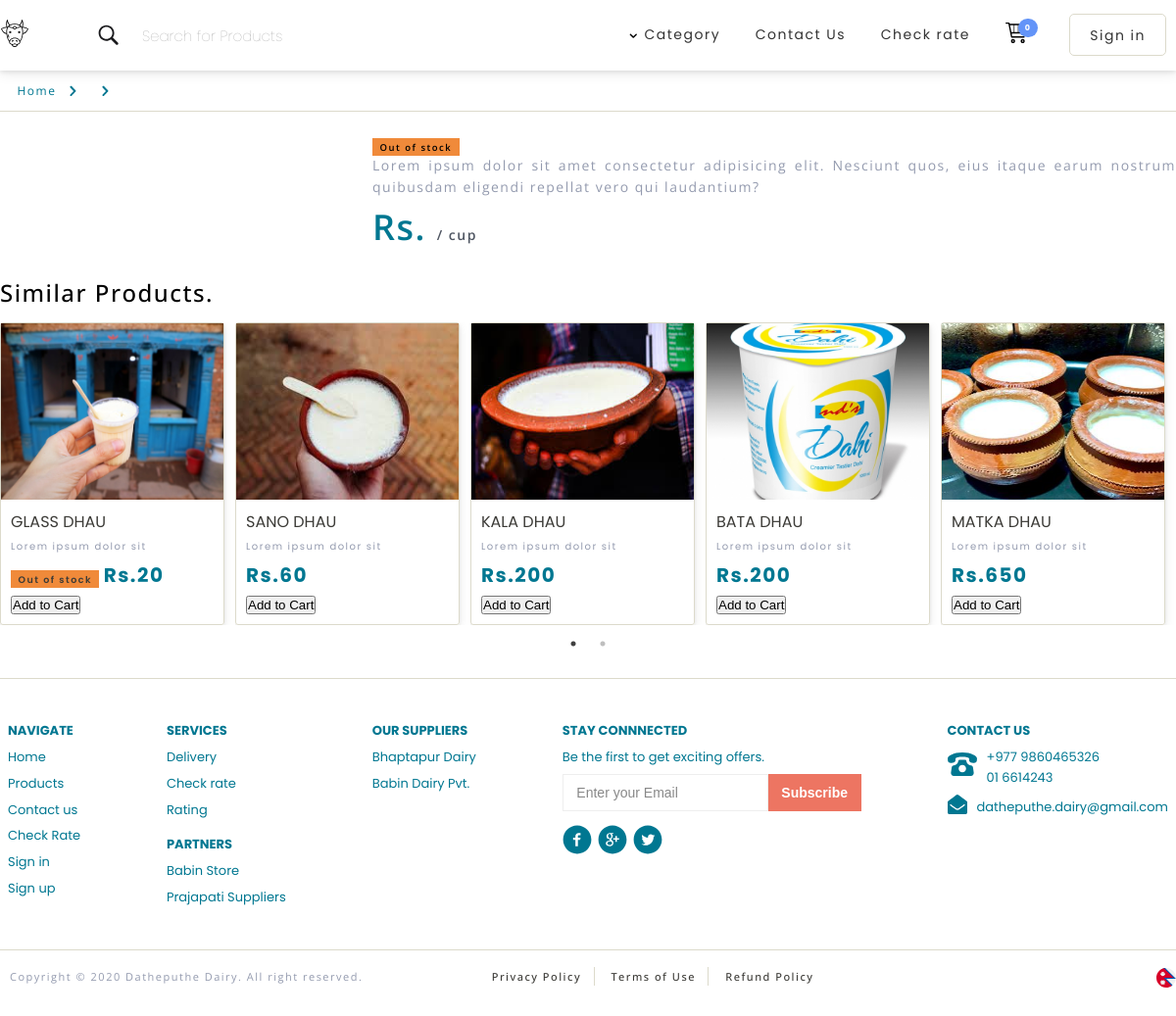
The app's page /product-detail.php with its own data.
### tables this page shows
CREATE TABLE `product` (
  `product_id` int(11) NOT NULL,
  `product_name` varchar(255) NOT NULL,
  `category` varchar(255) NOT NULL,
  `unit_price` int(11) NOT NULL,
  `size` int(11) NOT NULL DEFAULT 0,
  `description` text DEFAULT NULL,
  `rating` enum('1','2','3','4','5') DEFAULT NULL,
  `stock` int(11) NOT NULL DEFAULT 0,
  `quantity_sold` int(11) NOT NULL DEFAULT 0,
  `image_source` blob DEFAULT NULL
);

### product-detail.php (the view, shortened to what this page needs)
<?php
    include('./includes/cart.php');
?>
<!DOCTYPE html>
<html lang="en">
<head>
    <link rel="stylesheet" href="./css/main.css">
    <link rel="stylesheet" type="text/css" href="./slick/slick.css">
    <link rel="stylesheet" type="text/css" href="./slick/slick-theme.css">
</head>
<body>
    <div class="container">
        <?php include('./contents/nav.php');?>
        <?php
            $product_id = $_GET['productId'];
            $sql = "SELECT * FROM product WHERE product_id = '$product_id'";
            $result = mysqli_query($conn,$sql);
            $row = mysqli_fetch_assoc($result);
        ?>
         <div class="breadcrumb ">
                <a href="./index.php" class="breadcrumb--links">Home</a>
                <svg class="breadcrumb-icon">
                    <use xlink:href="./imgs/icons/sprite.svg#icon-chevron-right"></use>
                </svg>
                <a href="./collection.php?page=<?=$_GET['page']?>" class="breadcrumb--links"><?=ucfirst($_GET['page']);?></a>
                <svg class="breadcrumb-icon">
                    <use xlink:href="./imgs/icons/sprite.svg#icon-chevron-right"></use>
                </svg>
                <a href="#" class="breadcrumb--links"><?=ucfirst($row['product_name']);?></a>
            </div>
        <section class="section-view-product">
            <div class="view-product-container">
                <div class="col-1">
                    <div class="product-box">
                    </div>
                </div>
                <div class="col-2">
                    <h1 class="product-heading"><?=$row['product_name']?></h1>
                    <span>
                        <?php
                            if($row['stock'] <= 10 && $row['stock'] != 0){
                        ?>
                                <p class="badge-popular">Limited Stock</p>
                        <?php }
                            elseif($row['stock'] == 0){
                        ?>
                        <p class="badge-out-of-stock">Out of stock</p>
                        <?php
                            } else{
                        ?>
                        <p class="badge-green">In Stock</p>
                        <?php
                            }
                        ?>
                    </span>
                    <p class="product-description">Lorem ipsum dolor sit amet consectetur adipisicing elit. Nesciunt
                        quos, eius itaque earum nostrum quibusdam eligendi repellat vero qui laudantium?</p>
                    <p class="product-price">Rs. <?=$row['unit_price']?>
                        <span class="product-per">/ cup</span>
                    </p>
                </div>
            </div>
        </section>
        <div class="section-yogurt section-product" id="section-yogurt">
            <div class="container-1">
                <div class="headline">
                    <h1 class="heading__primary--sub headling__main">Similar Products.</h1>
                </div>
                <div class="u-margin-top-small carousel-1 carousel slick-slider slider">
                    <?php
                        $sql = "SELECT * FROM product WHERE category = 'yogurt'";
                        $result = mysqli_query($conn, $sql);
                        $product = array_column($_SESSION['cart'],'product_id');
                        if (mysqli_num_rows($result) > 0) {
                            while($row = mysqli_fetch_assoc($result)) {
                                $product_id = $row['product_id'];
                    ?>
                    <div class="slick-list">
                        <a href="./product-detail.php?action=viewProduct&productId=<?=$product_id?>">
                            <div class="slick-list-container">
                                <img class="slider-img" src="./backend/uploads/<?=$row['image_source']?>" alt="" />
                                <div class="slider-details">
                                    <span class="slider-details--name"><?=$row['product_name'];?></span>
                                    <span class="slider-details--discription">Lorem ipsum dolor sit </span>
                                    <?php
                                        if($row['stock'] == 0){
                                            ?>
                                    <span class="u-margin-top-v-small badge-out-of-stock">Out of stock</span>
                                    <?php
                                        }
                                    ?>
                                    <span class="slider-details--price">Rs.<?=$row['unit_price'];?></span>
                                    <div class="slider-icon-box">
                                        <form action="" method="POST">
                                            <?php
                                                                if(in_array($row['product_id'],$product)){
                                                            ?>
                                            <p>Added</p>
                                            <?php
                                                                } else{
                                                            ?>
                                            <button type="submit" name="add">
                                                Add to Cart
                                            </button>
                                            <?php
                                                                }
                                                            ?>
                                        </form>
                                    </div>
                                </div>
                            </div>
                        </a>
                    </div>
                    <?php
                            }
                        } else {
                            echo "0 results";
                        }
                    ?>
                </div>
            </div>
        </div>
        <?php include('./contents/footer.php');?>
    </div>
</body>
</html>

### contents/nav.php (shortened to what this page needs)
<nav class="section-nav">
           <div class="nav-wrapper">
               <div class="logo">
                   <a href="index.php">
                       <img class="nav__icon" src="./imgs/logo-cow.svg" alt="">
                   </a>
               </div>
               <div class="search">
                   <svg class="nav__icon">
                       <use xlink:href="./imgs/icons/sprite.svg#icon-search"></use>
                   </svg>
                   <input type="text" placeholder="Search for Products" class="search__input">
               </div>
               <nav class="nav">
                   <ul class="nav__list">
                       <li class="nav__list-items">
                           <div class="category">
                               <a href="" class=" nav__list nav__links">
                                   <svg class="nav__icon--down">
                                       <use xlink:href="./imgs/icons/sprite.svg#icon-chevron-down"></use>
                                   </svg>
                                   Category
                               </a>
                           </div>
                       </li>
                       <li class="nav__list-items" id="contactus" class="contactus">
                           <a href="#" class="nav__links">Contact Us</a>
                       </li>
                       <li class="nav__list-items" id="checkRate" class="checkrate">
                           <a href="#" class="nav__links">Check rate</a>
                       </li>
                       <li class="nav__list-items nav__links--cart"  id="cart">
                           <a href="#" class="nav__links nav__links--cart">
                               <svg class="nav__icon-cart">
                                   <use xlink:href="./imgs/icons/sprite.svg#icon-cart"></use>
                               </svg>
                               <?php
                                $count_cart_items =  count($_SESSION['cart']);
                           ?>
                               <span class="nav__icon-cart--data"><?=$count_cart_items?></span>
                           </a>
                       </li>
                       <?php
                           if(isset($_SESSION['user_id'])){
                               $session_id = $_SESSION['user_id'];
                               $sql = "SELECT fullname FROM customer WHERE customer_id = '$session_id'";
                               $result = mysqli_query($conn,$sql);
                               $row = mysqli_fetch_assoc($result);
                               $firstname =  explode(' ',trim($row['fullname']));
                       ?>
                       <li class="nav__list-items u-margin-left-small">
                           <div class="category">
                               <a href="" class=" nav__list nav__links">
                                   <svg class="nav__icon--down">
                                       <use xlink:href="./imgs/icons/sprite.svg#icon-chevron-down"></use>
                                   </svg>
                                   <?=$firstname[0]?>
                               </a>
                               <div class="account-menu-lv-1">
                                   <ul>
                                       <?php
                                           $user_id = $_SESSION['user_id'];
                                       ?>
                                       <li class="">
                                           <a href="./account.php?action=viewAccount&userId=<?=$user_id?>" class="category__link">Account</a>
                                       </li>
                                       <li class=""><a href="./account.php?action=history&userId=<?=$user_id;?>" class="category__link">Purchase History </a></li>
                                       <li class=""><a href="./includes/signout.php" class="category__link">Sign Out</a></li>
                                   </ul>
                               </div>
                           </div>
                       <?php
                           } else{
                       ?>
                       <li class="nav__list-items u-margin-left-small" id="signin">
                           <a href="#" class="nav__links nav--4">Sign in</a>
                       <?php
                           }
                       ?>
                       </li>
                   </ul>
               </nav>
           </div>
       </nav>

### contents/footer.php
<footer class="section-footer">
            <div class="footer-container">
                <div class="grid">
                    <ul>
                        <li class="bold">NAVIGATE</li>
                        <li><a href="./index.html">Home</a></li>
                        <li><a href="#">Products</a></li>
                        <li> <a href="#">Contact us</a></li>
                        <li><a href="./index.html">Check Rate</a></li>
                        <li><a href="#">Sign in</a></li>
                        <li> <a href="#">Sign up</a></li>
                    </ul>
                </div>
                <div class="grid">
                    <ul>
                        <li class="bold">SERVICES</li>
                        <li><a href="#">Delivery</a></li>
                        <li><a href="#">Check rate</a></li>
                        <li><a href="#">Rating</a></li>
                    </ul>
                    <ul class="u-margin-top-v-small">
                        <li class="bold"><a href="#">PARTNERS</a></li>
                        <li><a href="#">Babin Store</a></li>
                        <li><a href="#">Prajapati Suppliers</a></li>
                    </ul>
                </div>
                <div class="grid">
                    <ul>
                        <li class="bold">OUR SUPPLIERS</li>
                        <li>Bhaptapur Dairy</li>
                        <li>Babin Dairy Pvt.</li>
                    </ul>
                </div>
                <div class="grid">
                    <ul>
                        <li class="bold">STAY CONNNECTED</li>
                        <li class="">Be the first to get exciting offers.</li>
                        <li>
                            <form action="" class="footer-form" >
                                <input class="footer-input" type="email" placeholder="Enter your Email">
                                <input class="footer-btn form-btn" type="button" value="Subscribe">
                            </form>
                        </li>
                        <li  class="u-margin-top-v-small">
                            <a href="https://www.facebook.com/profile.php?id=100007125259498" target="_blank" class="nav__links ">
                                <svg class="footer-icon footer-icon--facebook">
                                    <use xlink:href="./imgs/icons/sprite.svg#icon-facebook-with-circle"></use>
                                </svg>
                            </a>
                            <a href="#" class="nav__links ">
                                <svg class="footer-icon footer-icon--google">
                                    <use xlink:href="./imgs/icons/sprite.svg#icon-google-with-circle"></use>
                                </svg>
                            </a>
                            <a href="https://twitter.com/kpsharmaoli?ref_src=twsrc%5Egoogle%7Ctwcamp%5Eserp%7Ctwgr%5Eauthor" target="_blank" class="nav__links ">
                                <svg class="footer-icon footer-icon--twitter">
                                    <use xlink:href="./imgs/icons/sprite.svg#icon-twitter-with-circle"></use>
                                </svg>
                            </a>
                        </li>
                    </ul>
                </div>
                <div class="grid">
                    <ul>
                        <li class="bold">CONTACT US</li>
                        <li class="contact-row">
                            <div>
                                <svg class="footer-icon footer-icon--twitter">
                                    <use xlink:href="./imgs/icons/sprite.svg#icon-old-phone"></use>
                                </svg>
                            </div>
                            <div class="u-margin-left-small">
                                <div>+977 9860465326</div>
                                <div>01 6614243</div>
                            </div>
                        </li>
                        <li class="contact-row">
                            <div>
                                <svg class="footer-icon footer-icon--gmail">
                                    <use xlink:href="./imgs/icons/sprite.svg#icon-envelope-open"></use>
                                </svg>
                            </div>
                            <div class="u-margin-left-small">
                                <div>datheputhe.dairy@gmail.com</div>
                            </div>
                        </li>
                    </ul>
                </div>
            </div>
            <div class="copyrights">
                <div class="copyrights-container">
                    <div class="grid-1">
                        <div>
                            Copyright &copy; 2020 Datheputhe Dairy. All right reserved.
                        </div>
                        <div>
                            <li>
                                <a href="#">Privacy Policy</a>
                                <a href="#">Terms of Use</a>
                                <a href="#">Refund Policy</a>
                            </li>
                        </div>
                    </div>
                    <div class="grid-2">
                        <img src="./imgs/icons/nepal.svg" alt="Nepal Flag" class="footer-icon--flag">
                    </div>
                </div>
            </div>
        </footer>

### records on screen
product: image_source (picture), product_name "GLASS DHAU", stock "Out of stock", unit_price "20", shows "Add to Cart"
product: image_source (picture), product_name "SANO DHAU", unit_price "60", shows "Add to Cart"
product: image_source (picture), product_name "KALA DHAU", unit_price "200", shows "Add to Cart"
product: image_source (picture), product_name "BATA DHAU", unit_price "200", shows "Add to Cart"
product: image_source (picture), product_name "MATKA DHAU", unit_price "650", shows "Add to Cart"

### other values on screen
$count_cart_items "0"
